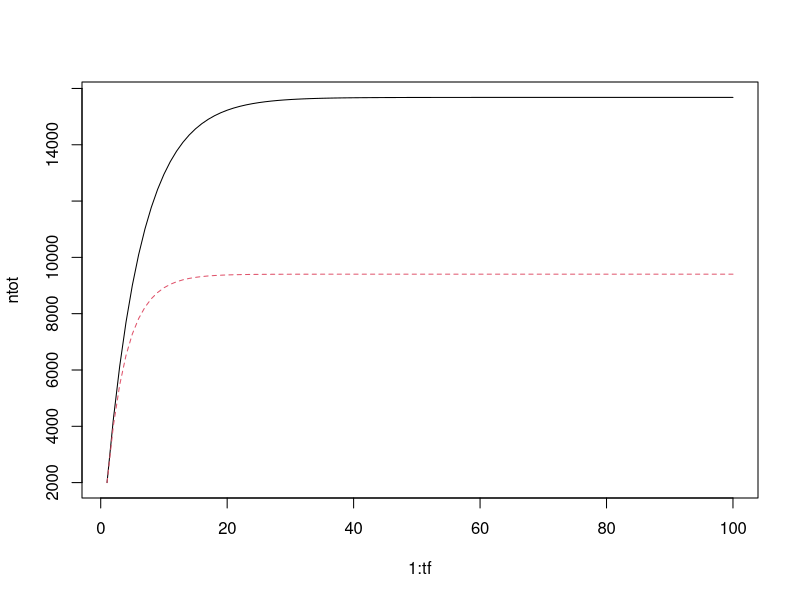

Reproduce this figure in R.
#############
# Functions #
#############

# Function to calculate length using age
calc_lengthxage = function(Linf, k, age) {
  length_a = Linf*(1 - exp(-k*age))
  print(length_a)
}

# Function to calculate weight using lengths
# w = aL^b
calc_weightxlength = function(L, a, b) {
  w = a*(L^b)
  print(w)
}

BevHolt = function(SBL) (alpha*SBL) / (1 + beta*SBL)

##############
# Parameters #
##############
age = 1:20 # vector of ages
nage = length(age) # number of ages
tf = 100 # final time
n0 = rep(100, nage) # Initial starting size
nsex = 2 # number of sex 
M = c(0.18, 0.32) # Natural Mortality estimate
names(M) = c("female", "male") 

# Weight calculation
Linf = c(100.9, 86.3) # Linf values for lingcod (south) from stock assessment
k = c(0.191, 0.214) # growth rate coefficient for lingcod (south) from stock assessment
names(Linf) = names(k) = c("female", "male")
aL = c(0.000003308, 0.000002179) # allometric scaling parameter
bL = c(3.248, 3.36) # allometric scaling parameter
names(aL) = names(bL) = c("female", "male")

# Maturity (arbitrary)
L = 0:100
length_age_maturity = matrix(NA, nrow = 3, ncol = length(L))
length_age_maturity[1,] = L
length_age_maturity[2,] = floor((log(1-(L/100.9)))/(-0.191))
length_age_maturity[3,1:29] = 0
length_age_maturity[3,30:40] = seq(0, 0.08, length.out = 11)
length_age_maturity[3,41:53] = seq(0.09, .52, length.out = 13)
length_age_maturity[3,54:60] = seq(0.56, .85, length.out = 7)
length_age_maturity[3,61:65] = seq(0.87, .95, length.out = 5)
length_age_maturity[3,66:70] = seq(0.96, 1, length.out = 5)
length_age_maturity[3,71:101] = 1

# My own estimate of maturity for each age class
ul = rbind(c(0, 0, 0.1, 0.4, 0.75, 0.97, rep(1, 14)),
          c(0, 0, 0.1, 0.4, 0.75, 0.97, rep(1, 14)))
rownames(ul) = c("female", "male")
  
##########################
# Calculate weight - age #
##########################

# Calculate length at age into matrix
length_l = matrix(NA, nrow = length(Linf), ncol = nage)
rownames(length_l) = c("female", "male")
for(i in c("female","male")) {
  length_l[i,] = calc_lengthxage(Linf[i], k[i], age)
}

# Calculate length at age into matrix
wl = calc_weightxlength(length_l, aL, bL) # weight in kg


#################
# Calculate phi #
#################

# First calculate survival into each age class (L(a) * exp(-M)) for each sex
phi_n0 = 1
phi_struct = matrix(NA, nrow = 2, ncol = nage)
phi_struct[,1] = phi_n0
rownames(phi_struct) = c("female", "male")
for(ling.sex in c("female", "male")) { # Calculate survival across ages
  for(j in 1:(nage-1)) {
    phi_struct[ling.sex,j+1] = phi_struct[ling.sex,j] * exp(-M[ling.sex])
  }
}

# Then multiply each age class by weights and maturity and inverse
sb_r = phi_struct * wl * ul # Spawners per recruit
phi = 1/rowSums(sb_r) # Recruits per spawner

# Beverton Holt parameters
r0 = 4848 # Recruitment at unfished biomass
h = 0.8
alpha = 4*h / (phi*(1-h)) # Carrying Capacity
beta = (5*h-1) / (phi*r0*(1-h)) # Steepness


#########
# model #
#########

# Create empty matrix to fill in individuals per age (row) through time (column)
nmat = array(NA, dim = c(nage, tf, 2), 
             dimnames=list(age=NULL, 
                           year=NULL, ling.sex=c('female', 'male')))
nmat[,1,] = n0

for(t in 2:tf) {
  for(ling.sex in c("female", "male")){
# At new time step, first calculate recruitment via spawning biomass and input into first row
    SBLs = numeric(nsex) # create empty SBL vector
    names(SBLs) = c("female", "male") # name the columns
    for(lingcod.sex in c("female", "male")){ # Calculate Spawning Biomass for each sex
      SBLs[lingcod.sex] = sum((0.5*nmat[,t-1,lingcod.sex]) * wl[lingcod.sex,] * ul[lingcod.sex,]) 
    }
  SBL = sum(SBLs) # sum of male and female spawning biomass for total spawning biomass
  nmat[1,t,ling.sex] = 0.5*(BevHolt(SBL)[ling.sex]) # input Bev Holt recruitment into first row of time t

# Then calculate number of individuals in subsequent ages
  nmat[2:nage, t, ling.sex] = nmat[1:(nage-1), t-1, ling.sex] * exp(-M[ling.sex])
  nmat[nage, t, ling.sex] = (nmat[nage-1, t-1, ling.sex] * exp(-M[ling.sex])) + (nmat[nage, t-1, ling.sex] * exp(-M[ling.sex]))
  }
}

ntot = colSums(nmat)
matplot(1:tf, ntot, type = "l")
# matplot(1:tf, t(nmat[15:20,,"female"]), type = "l")  # plot ages separately


